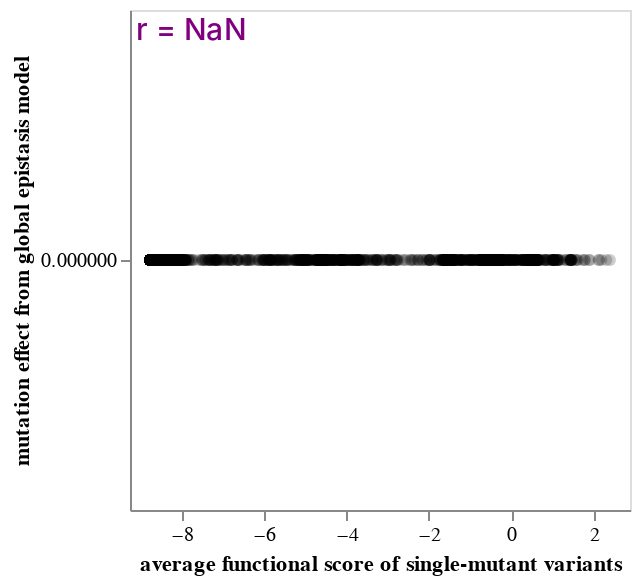

The notebook cell saved with this chart:
### Markdown cell above
Look at correlation between mutation effects estimated from global epistasis model and the average of the functional scores for the single mutants (after applying any clipping).
Ideally, this correlation should be good, especially for mutations with multiple single-mutant variants:

### Code cell
single_muts = (
    func_scores_df.query("n_aa_substitutions == 1")
    .groupby("aa_substitutions", as_index=False)
    .aggregate(
        func_score=pd.NamedAgg("func_score", "mean"),
        n_variants=pd.NamedAgg("barcode", "count"),
    )
    .rename(columns={"aa_substitutions": "mutation"})
    .merge(
        (
            mut_effects.assign(
                mutation=lambda x: x["wildtype"] + x["site"].astype(str) + x["mutant"]
            ).rename(columns={"functional_effect": "mut_effect"})[
                ["mutation", "mut_effect"]
            ]
        ),
        on="mutation",
        how="inner",
        validate="one_to_one",
    )
)

mutation_selection = alt.selection_point(
    on="mouseover",
    empty=False,
    fields=["mutation"],
)

min_n_variants = alt.param(
    value=1,
    bind=alt.binding_range(
        name="only show mutations with >= this many single-mutant variants",
        min=1,
        max=min(5, single_muts["n_variants"].max()),
        step=1,
    ),
)

single_muts_scatter = (
    alt.Chart(single_muts)
    .transform_filter(alt.datum["n_variants"] >= min_n_variants)
    .add_params(mutation_selection, min_n_variants)
    .encode(
        alt.X(
            "func_score",
            title="average functional score of single-mutant variants",
            scale=alt.Scale(nice=False, padding=10),
        ),
        alt.Y(
            "mut_effect",
            title="mutation effect from global epistasis model",
            scale=alt.Scale(nice=False, padding=10),
        ),
        strokeWidth=alt.condition(mutation_selection, alt.value(2), alt.value(0)),
        size=alt.condition(mutation_selection, alt.value(60), alt.value(35)),
        tooltip=[
            "mutation",
            "n_variants",
            alt.Tooltip("func_score", format=".2f"),
            alt.Tooltip("mut_effect", format=".2f"),
        ],
    )
    .mark_circle(fill="black", fillOpacity=0.2, stroke="red")
    .properties(width=250, height=250)
)

single_muts_r = (
    single_muts_scatter.transform_regression("func_score", "mut_effect", params=True)
    .transform_calculate(
        r=alt.expr.if_(
            alt.datum["coef"][1] >= 0,
            alt.expr.sqrt(alt.datum["rSquared"]),
            -alt.expr.sqrt(alt.datum["rSquared"]),
        ),
        label='"r = " + format(datum.r, ".2f")',
    )
    .mark_text(align="left", color="purple", fontWeight=500, opacity=1)
    .encode(
        x=alt.value(3), y=alt.value(10), text=alt.Text("label:N"), size=alt.value(15)
    )
)

single_muts_chart = (single_muts_scatter + single_muts_r).configure_axis(grid=False)

single_muts_chart

### Figure 1 — Vega-Lite specification as saved in the notebook (floating-point values rounded to 4 significant figures; data arrays with more than 128 entries replaced by an {"elided": "..."} marker saying what was removed)
{"config": {"view": {"continuousWidth": 300, "continuousHeight": 300}, "axis": {"grid": false}}, "layer": [{"mark": {"type": "circle", "fill": "black", "fillOpacity": 0.2, "stroke": "red"}, "encoding": {"size": {"condition": {"param": "param_1", "value": 60, "empty": false}, "value": 35}, "strokeWidth": {"condition": {"param": "param_1", "value": 2, "empty": false}, "value": 0}, "tooltip": [{"field": "mutation", "type": "nominal"}, {"field": "n_variants", "type": "quantitative"}, {"field": "func_score", "format": ".2f", "type": "quantitative"}, {"field": "mut_effect", "format": ".2f", "type": "quantitative"}], "x": {"field": "func_score", "scale": {"nice": false, "padding": 10}, "title": "average functional score of single-mutant variants", "type": "quantitative"}, "y": {"field": "mut_effect", "scale": {"nice": false, "padding": 10}, "title": "mutation effect from global epistasis model", "type": "quantitative"}}, "name": "view_1", "transform": [{"filter": "(datum['n_variants'] >= param_2)"}]}, {"mark": {"type": "text", "align": "left", "color": "purple", "fontWeight": 500, "opacity": 1}, "encoding": {"size": {"value": 15}, "strokeWidth": {"condition": {"param": "param_1", "value": 2, "empty": false}, "value": 0}, "text": {"field": "label", "type": "nominal"}, "tooltip": [{"field": "mutation", "type": "nominal"}, {"field": "n_variants", "type": "quantitative"}, {"field": "func_score", "format": ".2f", "type": "quantitative"}, {"field": "mut_effect", "format": ".2f", "type": "quantitative"}], "x": {"value": 3}, "y": {"value": 10}}, "transform": [{"filter": "(datum['n_variants'] >= param_2)"}, {"on": "func_score", "regression": "mut_effect", "params": true}, {"calculate": "if((datum['coef'][1] >= 0),sqrt(datum['rSquared']),(-sqrt(datum['rSquared'])))", "as": "r"}, {"calculate": "\"r = \" + format(datum.r, \".2f\")", "as": "label"}]}], "data": {"name": "data-4311caa812328ac30d803e7e65885ba2"}, "height": 250, "params": [{"name": "param_1", "select": {"type": "point", "fields": ["mutation"], "on": "mouseover"}, "views": ["view_1"]}, {"name": "param_2", "bind": {"input": "range", "max": 5, "min": 1, "name": "only show mutations with >= this many single-mutant variants", "step": 1}, "value": 1}], "width": 250, "$schema": "https://vega.github.io/schema/vega-lite/v5.20.1.json", "datasets": {"data-4311caa812328ac30d803e7e65885ba2": {"elided": "2671 records"}}}
